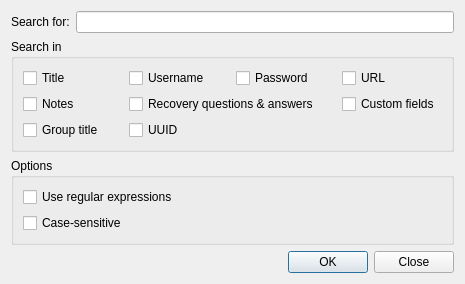
<?xml version="1.0" encoding="UTF-8"?>
<ui version="4.0">
 <class>SearchDatabaseDialog</class>
 <widget class="QDialog" name="SearchDatabaseDialog">
  <property name="windowModality">
   <enum>Qt::WindowModal</enum>
  </property>
  <property name="geometry">
   <rect>
    <x>0</x>
    <y>0</y>
    <width>465</width>
    <height>271</height>
   </rect>
  </property>
  <property name="windowTitle">
   <string>Find</string>
  </property>
  <layout class="QFormLayout" name="formLayout">
   <item row="0" column="0">
    <widget class="QLabel" name="searchForLabel">
     <property name="text">
      <string>Search for:</string>
     </property>
    </widget>
   </item>
   <item row="0" column="1">
    <widget class="QLineEdit" name="searchLineEdit"/>
   </item>
   <item row="1" column="0" colspan="2">
    <widget class="QGroupBox" name="searchInGroupBox">
     <property name="title">
      <string>Search in</string>
     </property>
     <layout class="QGridLayout" name="gridLayout">
      <item row="0" column="0">
       <widget class="QCheckBox" name="titleCheckBox">
        <property name="text">
         <string>Title</string>
        </property>
       </widget>
      </item>
      <item row="2" column="0">
       <widget class="QCheckBox" name="groupTitleCheckBox">
        <property name="text">
         <string>Group title</string>
        </property>
       </widget>
      </item>
      <item row="2" column="3">
       <widget class="QCheckBox" name="uuidCheckBox">
        <property name="text">
         <string>UUID</string>
        </property>
       </widget>
      </item>
      <item row="1" column="0">
       <widget class="QCheckBox" name="notesCheckBox">
        <property name="text">
         <string>Notes</string>
        </property>
       </widget>
      </item>
      <item row="1" column="3" colspan="2">
       <widget class="QCheckBox" name="recoveryInfoCheckBox">
        <property name="text">
         <string>Recovery questions &amp;&amp; answers</string>
        </property>
       </widget>
      </item>
      <item row="1" column="5">
       <widget class="QCheckBox" name="customFieldsCheckBox">
        <property name="text">
         <string>Custom fields</string>
        </property>
       </widget>
      </item>
      <item row="0" column="5">
       <widget class="QCheckBox" name="urlCheckBox">
        <property name="text">
         <string>URL</string>
        </property>
       </widget>
      </item>
      <item row="0" column="4">
       <widget class="QCheckBox" name="passwordCheckBox">
        <property name="text">
         <string>Password</string>
        </property>
       </widget>
      </item>
      <item row="0" column="3">
       <widget class="QCheckBox" name="usernameCheckBox">
        <property name="text">
         <string>Username</string>
        </property>
       </widget>
      </item>
     </layout>
    </widget>
   </item>
   <item row="2" column="0" colspan="2">
    <widget class="QGroupBox" name="optionsGroupBox">
     <property name="title">
      <string>Options</string>
     </property>
     <layout class="QVBoxLayout" name="verticalLayout">
      <item>
       <widget class="QCheckBox" name="regexCheckBox">
        <property name="text">
         <string>Use regular expressions</string>
        </property>
       </widget>
      </item>
      <item>
       <widget class="QCheckBox" name="caseSensitiveCheckBox">
        <property name="text">
         <string>Case-sensitive</string>
        </property>
       </widget>
      </item>
     </layout>
    </widget>
   </item>
   <item row="3" column="0" colspan="2">
    <widget class="QDialogButtonBox" name="buttonBox">
     <property name="orientation">
      <enum>Qt::Horizontal</enum>
     </property>
     <property name="standardButtons">
      <set>QDialogButtonBox::Close|QDialogButtonBox::Ok</set>
     </property>
    </widget>
   </item>
  </layout>
 </widget>
 <tabstops>
  <tabstop>searchLineEdit</tabstop>
  <tabstop>titleCheckBox</tabstop>
  <tabstop>usernameCheckBox</tabstop>
  <tabstop>passwordCheckBox</tabstop>
  <tabstop>urlCheckBox</tabstop>
  <tabstop>notesCheckBox</tabstop>
  <tabstop>recoveryInfoCheckBox</tabstop>
  <tabstop>customFieldsCheckBox</tabstop>
  <tabstop>groupTitleCheckBox</tabstop>
  <tabstop>uuidCheckBox</tabstop>
  <tabstop>regexCheckBox</tabstop>
  <tabstop>caseSensitiveCheckBox</tabstop>
  <tabstop>buttonBox</tabstop>
 </tabstops>
 <resources/>
 <connections>
  <connection>
   <sender>buttonBox</sender>
   <signal>accepted()</signal>
   <receiver>SearchDatabaseDialog</receiver>
   <slot>accept()</slot>
   <hints>
    <hint type="sourcelabel">
     <x>257</x>
     <y>238</y>
    </hint>
    <hint type="destinationlabel">
     <x>157</x>
     <y>274</y>
    </hint>
   </hints>
  </connection>
  <connection>
   <sender>buttonBox</sender>
   <signal>rejected()</signal>
   <receiver>SearchDatabaseDialog</receiver>
   <slot>reject()</slot>
   <hints>
    <hint type="sourcelabel">
     <x>325</x>
     <y>238</y>
    </hint>
    <hint type="destinationlabel">
     <x>286</x>
     <y>274</y>
    </hint>
   </hints>
  </connection>
  <connection>
   <sender>searchLineEdit</sender>
   <signal>textEdited(QString)</signal>
   <receiver>SearchDatabaseDialog</receiver>
   <slot>updateSearchParameters()</slot>
   <hints>
    <hint type="sourcelabel">
     <x>122</x>
     <y>21</y>
    </hint>
    <hint type="destinationlabel">
     <x>511</x>
     <y>18</y>
    </hint>
   </hints>
  </connection>
  <connection>
   <sender>titleCheckBox</sender>
   <signal>clicked()</signal>
   <receiver>SearchDatabaseDialog</receiver>
   <slot>updateSearchParameters()</slot>
   <hints>
    <hint type="sourcelabel">
     <x>44</x>
     <y>68</y>
    </hint>
    <hint type="destinationlabel">
     <x>480</x>
     <y>35</y>
    </hint>
   </hints>
  </connection>
  <connection>
   <sender>urlCheckBox</sender>
   <signal>clicked()</signal>
   <receiver>SearchDatabaseDialog</receiver>
   <slot>updateSearchParameters()</slot>
   <hints>
    <hint type="sourcelabel">
     <x>129</x>
     <y>66</y>
    </hint>
    <hint type="destinationlabel">
     <x>461</x>
     <y>46</y>
    </hint>
   </hints>
  </connection>
  <connection>
   <sender>usernameCheckBox</sender>
   <signal>clicked()</signal>
   <receiver>SearchDatabaseDialog</receiver>
   <slot>updateSearchParameters()</slot>
   <hints>
    <hint type="sourcelabel">
     <x>222</x>
     <y>64</y>
    </hint>
    <hint type="destinationlabel">
     <x>412</x>
     <y>55</y>
    </hint>
   </hints>
  </connection>
  <connection>
   <sender>passwordCheckBox</sender>
   <signal>clicked()</signal>
   <receiver>SearchDatabaseDialog</receiver>
   <slot>updateSearchParameters()</slot>
   <hints>
    <hint type="sourcelabel">
     <x>313</x>
     <y>65</y>
    </hint>
    <hint type="destinationlabel">
     <x>438</x>
     <y>76</y>
    </hint>
   </hints>
  </connection>
  <connection>
   <sender>notesCheckBox</sender>
   <signal>clicked()</signal>
   <receiver>SearchDatabaseDialog</receiver>
   <slot>updateSearchParameters()</slot>
   <hints>
    <hint type="sourcelabel">
     <x>25</x>
     <y>90</y>
    </hint>
    <hint type="destinationlabel">
     <x>-6</x>
     <y>87</y>
    </hint>
   </hints>
  </connection>
  <connection>
   <sender>recoveryInfoCheckBox</sender>
   <signal>clicked()</signal>
   <receiver>SearchDatabaseDialog</receiver>
   <slot>updateSearchParameters()</slot>
   <hints>
    <hint type="sourcelabel">
     <x>118</x>
     <y>90</y>
    </hint>
    <hint type="destinationlabel">
     <x>422</x>
     <y>85</y>
    </hint>
   </hints>
  </connection>
  <connection>
   <sender>customFieldsCheckBox</sender>
   <signal>clicked()</signal>
   <receiver>SearchDatabaseDialog</receiver>
   <slot>updateSearchParameters()</slot>
   <hints>
    <hint type="sourcelabel">
     <x>343</x>
     <y>92</y>
    </hint>
    <hint type="destinationlabel">
     <x>479</x>
     <y>99</y>
    </hint>
   </hints>
  </connection>
  <connection>
   <sender>groupTitleCheckBox</sender>
   <signal>clicked()</signal>
   <receiver>SearchDatabaseDialog</receiver>
   <slot>updateSearchParameters()</slot>
   <hints>
    <hint type="sourcelabel">
     <x>30</x>
     <y>114</y>
    </hint>
    <hint type="destinationlabel">
     <x>-11</x>
     <y>118</y>
    </hint>
   </hints>
  </connection>
  <connection>
   <sender>uuidCheckBox</sender>
   <signal>clicked()</signal>
   <receiver>SearchDatabaseDialog</receiver>
   <slot>updateSearchParameters()</slot>
   <hints>
    <hint type="sourcelabel">
     <x>113</x>
     <y>113</y>
    </hint>
    <hint type="destinationlabel">
     <x>441</x>
     <y>134</y>
    </hint>
   </hints>
  </connection>
  <connection>
   <sender>regexCheckBox</sender>
   <signal>clicked()</signal>
   <receiver>SearchDatabaseDialog</receiver>
   <slot>updateSearchParameters()</slot>
   <hints>
    <hint type="sourcelabel">
     <x>48</x>
     <y>167</y>
    </hint>
    <hint type="destinationlabel">
     <x>495</x>
     <y>169</y>
    </hint>
   </hints>
  </connection>
  <connection>
   <sender>caseSensitiveCheckBox</sender>
   <signal>clicked()</signal>
   <receiver>SearchDatabaseDialog</receiver>
   <slot>updateSearchParameters()</slot>
   <hints>
    <hint type="sourcelabel">
     <x>115</x>
     <y>190</y>
    </hint>
    <hint type="destinationlabel">
     <x>439</x>
     <y>191</y>
    </hint>
   </hints>
  </connection>
 </connections>
 <slots>
  <slot>updateSearchParameters()</slot>
 </slots>
</ui>
